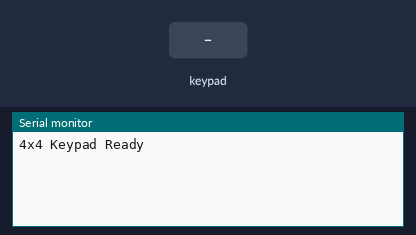
The sketch below on a simulated ESP32. Parts: the last lines printed to the serial monitor. The test bench sets the inputs (shaded band).

Above: at 1.2 s.
1.3 s: key '1' pressed
At 2.5 s:
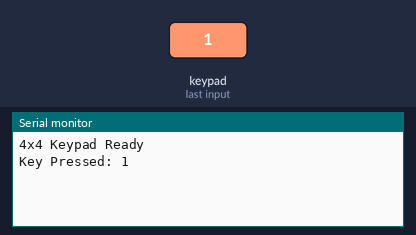
2.8 s: keypad keys 4 5 1 8 1 9 # pressed 0.4 s apart
At 6.5 s:
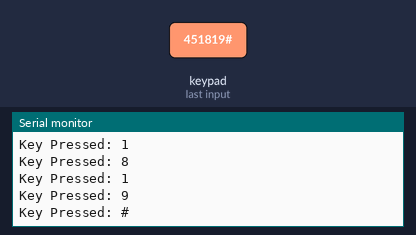
7.1 s: key 'A' pressed
At 8.1 s:
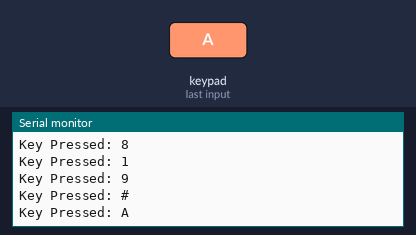
8.6 s: keypad keys 4 5 1 8 1 9 * pressed 0.4 s apart
At 12.4 s:
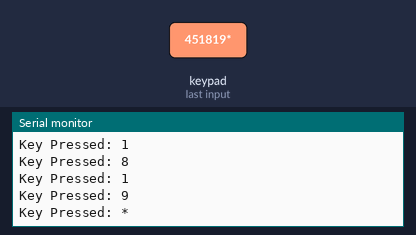
12.9 s: key 'B' pressed
At 13.6 s:
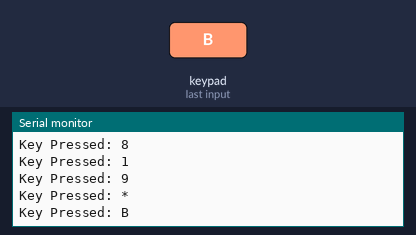
14.4 s: keypad keys 4 5 1 8 1 9 D pressed 0.4 s apart
At 17.9 s:
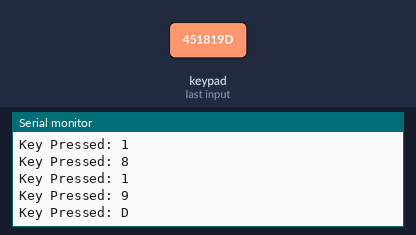
Timing chart, 0 to 19.4 s (numbered marks = the images above; inputs shaded):
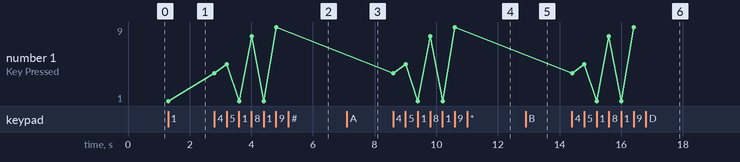

The sketch:

keypad_4x4.ino
```cpp
/*
 * 4x4 Matrix Keypad - ESP32
 * Requires: "Keypad" library by Mark Stanley & Alexander Brevig
 * (Arduino IDE: Sketch > Include Library > Manage Libraries > search "Keypad")
 *
 * Pin map:
 * Rows: D4, D5, D18, D19
 * Cols: D16, D17, D21, D14
 */

#include <Keypad.h>

const byte ROWS = 4;
const byte COLS = 4;

// Change these characters to match your keypad's labeling if different
char keys[ROWS][COLS] = {
  {'1','2','3','A'},
  {'4','5','6','B'},
  {'7','8','9','C'},
  {'*','0','#','D'}
};

byte rowPins[ROWS] = {4, 5, 18, 19};   // R1, R2, R3, R4
byte colPins[COLS] = {16, 17, 21, 14}; // C1, C2, C3, C4

Keypad keypad = Keypad(makeKeymap(keys), rowPins, colPins, ROWS, COLS);

void setup() {
  Serial.begin(115200);
  Serial.println("4x4 Keypad Ready");
}

void loop() {
  char key = keypad.getKey();

  if (key) {
    Serial.print("Key Pressed: ");
    Serial.println(key);
  }
}
```

Measured:
- after the input at 1.3 s, the serial monitor: prints a new line at once (image 1)
- after the input at 2.8 s, the serial monitor: prints a new line at once (image 2)
- after the input at 7.1 s, the serial monitor: prints a new line at once (image 3)
- after the input at 8.6 s, the serial monitor: prints a new line at once (image 4)
- after the input at 12.9 s, the serial monitor: prints a new line at once (image 5)
- after the input at 14.4 s, the serial monitor: prints a new line at once (image 6)
- plotted number 1: 1 → 9 after the input at 2.8 s
